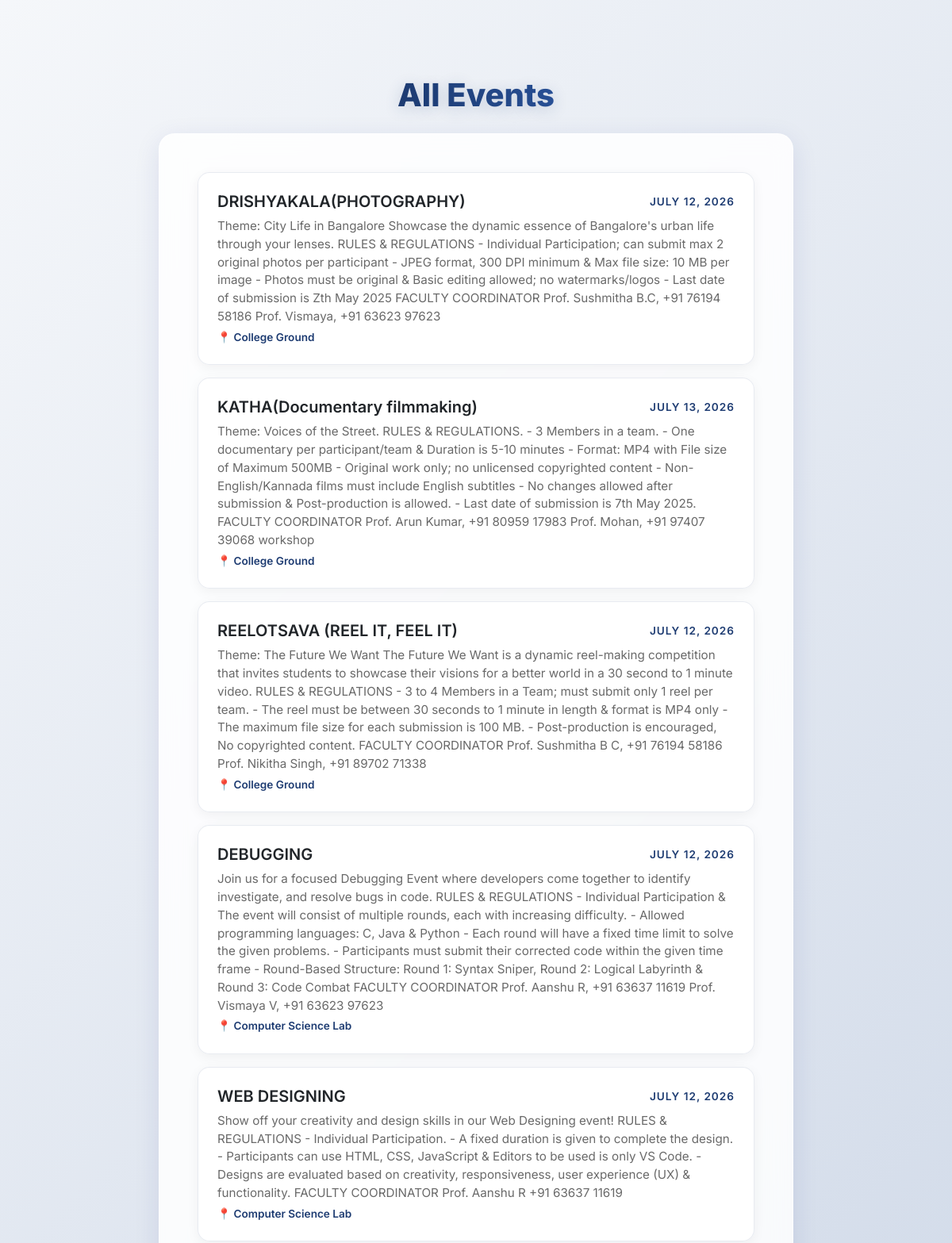
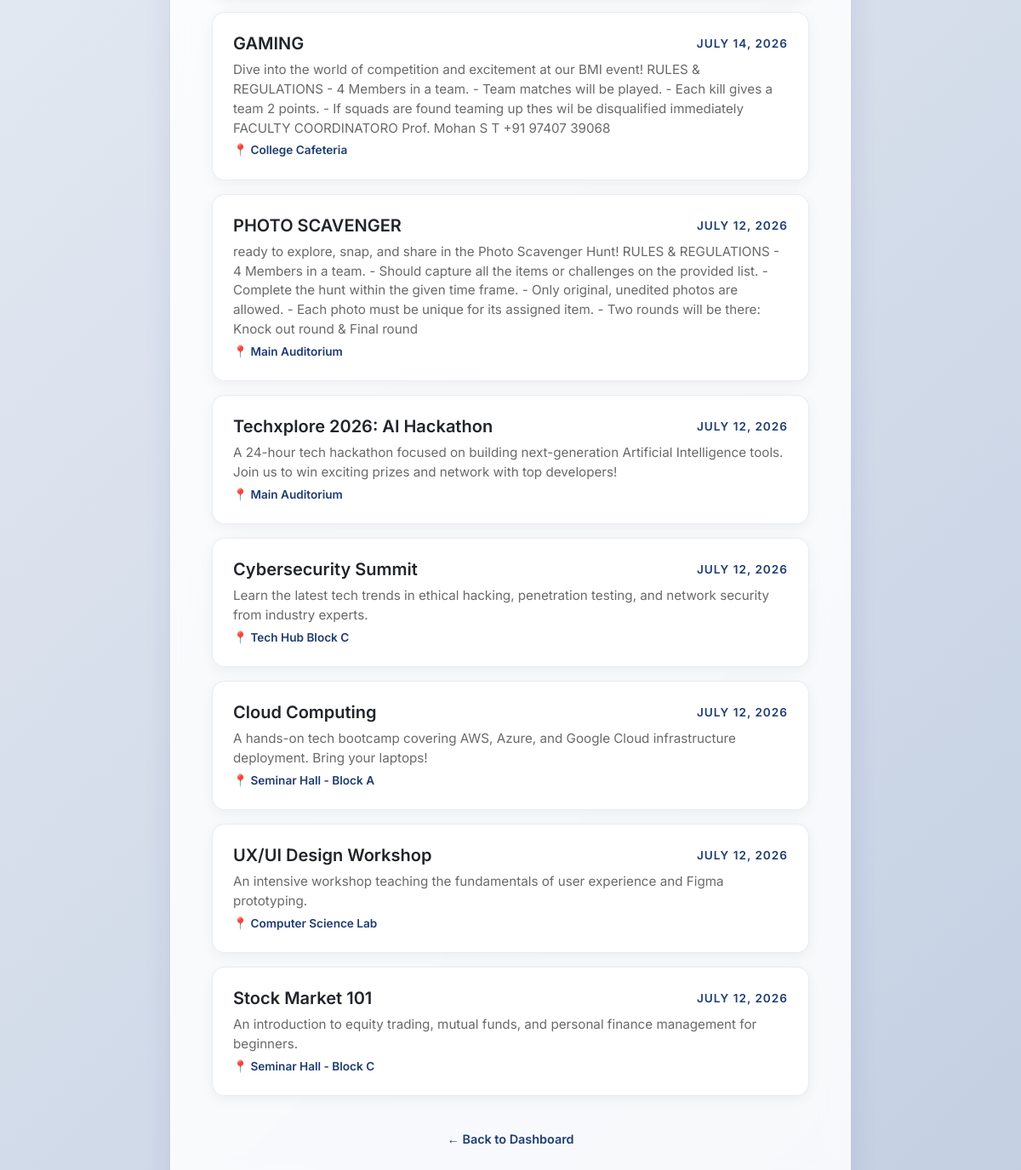
Screenshot of /events/ with the database file from the repository (2 pictures, top to bottom).
### events/models.py (models this page shows, shortened)
class Event(models.Model):
    name = models.CharField(max_length=100)
    date = models.DateField()
    location = models.CharField(max_length=100)
    description = models.TextField()
    image_url = models.URLField(blank=True, null=True, help_text="Paste an image URL here for the event card background")

### events/views.py (the view)
# urls.py: path('events/', views.event_list, name='event_list'),
def event_list(request):
    events = Event.objects.all()
    return render(request, 'events/event_list.html', {'events': events})

### events/templates/events/event_list.html (shortened to what this page needs)
<!DOCTYPE html>
<html lang="en">
<head>
  <link href="https://cdn.jsdelivr.net/npm/bootstrap@5.3.0/dist/css/bootstrap.min.css" rel="stylesheet">
</head>
<body>
  <div class="container d-flex flex-column align-items-center my-5">
    <h1 class="page-title">All Events</h1>
    <div class="glass-container">
      <div class="events-list">
        {% for event in events %}
          <div class="event-card">
            <div class="d-flex justify-content-between align-items-center mb-2">
              <h5 class="mb-0 text-dark" style="font-weight: 600;">{{ event.name }}</h5>
              <span class="event-date">{{ event.date }}</span>
            </div>
            <p class="mb-1" style="opacity: 0.8; font-size: 0.95rem; color: #444;">{{ event.description }}</p>
            {% if event.location %}
            <p class="mb-0" style="font-size: 0.85rem; font-weight: 600; color: #1e3c72;">📍 {{ event.location }}</p>
            {% endif %}
          </div>
        {% empty %}
          <div class="event-card text-center py-4">
            <p class="empty-state mb-0">No events found.</p>
          </div>
        {% endfor %}
      </div>
      <a href="{% url 'home' %}" class="back-link">← Back to Dashboard</a>
    </div>
  </div>
</body>
</html>

### events/templates/events/event_list.html (style rules this page uses)
body { font-family: 'Inter', sans-serif; background: linear-gradient(135deg, #f5f7fa, #c3cfe2); color: #333; min-height: 100vh; margin: 0; padding: 0; display: flex; flex-direction: column; align-items: center; padding-top: 3rem; }
.page-title { font-weight: 800; font-size: 2.5rem; background: linear-gradient(90deg, #1e3c72 0%, #2a5298 100%); -webkit-background-clip: text; -webkit-text-fill-color: transparent; margin-bottom: 1.5rem; text-shadow: 0px 4px 20px rgba(30, 60, 114, 0.2); text-align: center; animation: fadeInDown 0.8s ease-out; }
.glass-container { background: rgba(255, 255, 255, 0.85); backdrop-filter: blur(15px); -webkit-backdrop-filter: blur(15px); border: 1px solid rgba(255, 255, 255, 0.5); border-radius: 20px; padding: 3rem; max-width: 800px; width: 90%; box-shadow: 0 8px 32px 0 rgba(31, 38, 135, 0.1); animation: fadeInUp 0.8s ease-out; }
.event-card { background: rgba(255, 255, 255, 0.9); border: 1px solid rgba(30, 60, 114, 0.1); border-radius: 15px; padding: 1.5rem; margin-bottom: 1rem; text-align: left; transition: transform 0.3s ease, background 0.3s ease; box-shadow: 0 4px 15px rgba(0,0,0,0.05); }
.event-date { color: #1e3c72; font-size: 0.85rem; font-weight: 600; text-transform: uppercase; letter-spacing: 1px; }
.back-link { color: #1e3c72; text-decoration: none; font-weight: 600; font-size: 0.9rem; display: inline-block; margin-top: 1.5rem; transition: color 0.3s ease; text-align: center; width: 100%; }

### rows the page displays
Event: name "DRISHYAKALA(PHOTOGRAPHY)", date "JULY 12, 2026", description "Theme: City Life in Bangalore Showcase the dynamic essence of Bangalore's urban life through your lenses. RULES & REGULATIONS - Individual Participation; can submit max 2 original photos per participant - JPEG format, 300 DPI minimum & Max file size: 10 MB per image - Photos must be original & Basic editing allowed; no watermarks/logos - Last date of submission is Zth May 2025 FACULTY COORDINATOR Prof. Sushmitha B.C, +91 76194 58186 Prof. Vismaya, +91 63623 97623", location "College Ground"
Event: name "KATHA(Documentary filmmaking)", date "JULY 13, 2026", description "Theme: Voices of the Street. RULES & REGULATIONS. - 3 Members in a team. - One documentary per participant/team & Duration is 5-10 minutes - Format: MP4 with File size of Maximum 500MB - Original work only; no unlicensed copyrighted content - Non-English/Kannada films must include English subtitles - No changes allowed after submission & Post-production is allowed. - Last date of submission is 7th May 2025. FACULTY COORDINATOR Prof. Arun Kumar, +91 80959 17983 Prof. Mohan, +91 97407 39068 workshop", location "College Ground"
Event: name "REELOTSAVA (REEL IT, FEEL IT)", date "JULY 12, 2026", description "Theme: The Future We Want The Future We Want is a dynamic reel-making competition that invites students to showcase their visions for a better world in a 30 second to 1 minute video. RULES & REGULATIONS - 3 to 4 Members in a Team; must submit only 1 reel per team. - The reel must be between 30 seconds to 1 minute in length & format is MP4 only - The maximum file size for each submission is 100 MB. - Post-production is encouraged, No copyrighted content. FACULTY COORDINATOR Prof. Sushmitha B C, +91 76194 58186 Prof. Nikitha Singh, +91 89702 71338", location "College Ground"
Event: name "DEBUGGING", date "JULY 12, 2026", description "Join us for a focused Debugging Event where developers come together to identify investigate, and resolve bugs in code. RULES & REGULATIONS - Individual Participation & The event will consist of multiple rounds, each with increasing difficulty. - Allowed programming languages: C, Java & Python - Each round will have a fixed time limit to solve the given problems. - Participants must submit their corrected code within the given time frame - Round-Based Structure: Round 1: Syntax Sniper, Round 2: Logical Labyrinth & Round 3: Code Combat FACULTY COORDINATOR Prof. Aanshu R, +91 63637 11619 Prof. Vismaya V, +91 63623 97623", location "Computer Science Lab"
Event: name "WEB DESIGNING", date "JULY 12, 2026", description "Show off your creativity and design skills in our Web Designing event! RULES & REGULATIONS - Individual Participation. - A fixed duration is given to complete the design. - Participants can use HTML, CSS, JavaScript & Editors to be used is only VS Code. - Designs are evaluated based on creativity, responsiveness, user experience (UX) & functionality. FACULTY COORDINATOR Prof. Aanshu R +91 63637 11619", location "Computer Science Lab"
Event: name "GAMING", date "JULY 14, 2026", description "Dive into the world of competition and excitement at our BMI event! RULES & REGULATIONS - 4 Members in a team. - Team matches will be played. - Each kill gives a team 2 points. - If squads are found teaming up thes wil be disqualified immediately FACULTY COORDINATORO Prof. Mohan S T +91 97407 39068", location "College Cafeteria"
Event: name "PHOTO SCAVENGER", date "JULY 12, 2026", description "ready to explore, snap, and share in the Photo Scavenger Hunt! RULES & REGULATIONS - 4 Members in a team. - Should capture all the items or challenges on the provided list. - Complete the hunt within the given time frame. - Only original, unedited photos are allowed. - Each photo must be unique for its assigned item. - Two rounds will be there: Knock out round & Final round", location "Main Auditorium"
Event: name "Techxplore 2026: AI Hackathon", date "JULY 12, 2026", description "A 24-hour tech hackathon focused on building next-generation Artificial Intelligence tools. Join us to win exciting prizes and network with top developers!", location "Main Auditorium"
Event: name "Cybersecurity Summit", date "JULY 12, 2026", description "Learn the latest tech trends in ethical hacking, penetration testing, and network security from industry experts.", location "Tech Hub Block C"
Event: name "Cloud Computing", date "JULY 12, 2026", description "A hands-on tech bootcamp covering AWS, Azure, and Google Cloud infrastructure deployment. Bring your laptops!", location "Seminar Hall - Block A"
Event: name "UX/UI Design Workshop", date "JULY 12, 2026", description "An intensive workshop teaching the fundamentals of user experience and Figma prototyping.", location "Computer Science Lab"
Event: name "Stock Market 101", date "JULY 12, 2026", description "An introduction to equity trading, mutual funds, and personal finance management for beginners.", location "Seminar Hall - Block C"
